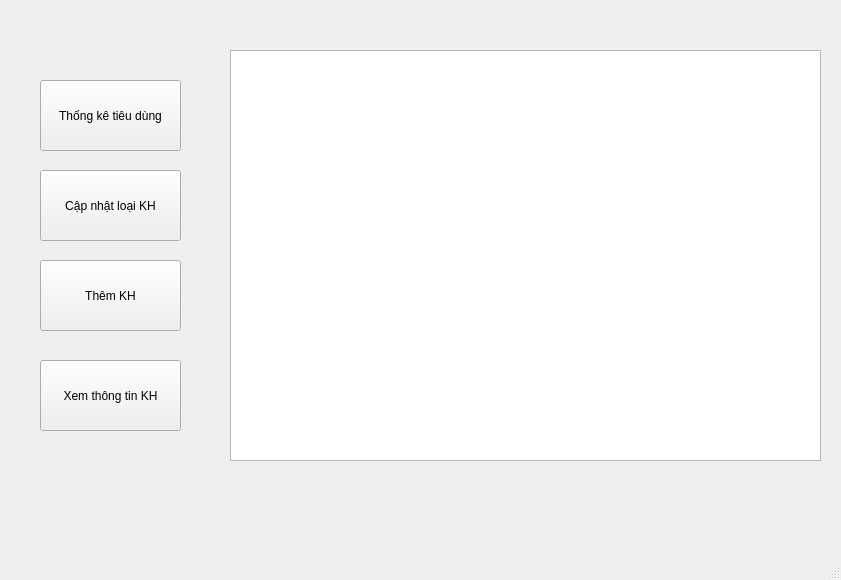
<?xml version="1.0" encoding="UTF-8"?>
<ui version="4.0">
 <class>MainWindow</class>
 <widget class="QMainWindow" name="MainWindow">
  <property name="geometry">
   <rect>
    <x>0</x>
    <y>0</y>
    <width>841</width>
    <height>580</height>
   </rect>
  </property>
  <property name="windowTitle">
   <string>MainWindow</string>
  </property>
  <widget class="QWidget" name="centralwidget">
   <widget class="QPushButton" name="select_btn">
    <property name="geometry">
     <rect>
      <x>40</x>
      <y>80</y>
      <width>141</width>
      <height>71</height>
     </rect>
    </property>
    <property name="text">
     <string>Thống kê tiêu dùng</string>
    </property>
   </widget>
   <widget class="QPushButton" name="update_btn">
    <property name="geometry">
     <rect>
      <x>40</x>
      <y>170</y>
      <width>141</width>
      <height>71</height>
     </rect>
    </property>
    <property name="text">
     <string>Cập nhật loại KH</string>
    </property>
   </widget>
   <widget class="QPushButton" name="insert_btn">
    <property name="geometry">
     <rect>
      <x>40</x>
      <y>260</y>
      <width>141</width>
      <height>71</height>
     </rect>
    </property>
    <property name="text">
     <string>Thêm KH</string>
    </property>
   </widget>
   <widget class="QTableWidget" name="tableWidget">
    <property name="geometry">
     <rect>
      <x>230</x>
      <y>50</y>
      <width>591</width>
      <height>411</height>
     </rect>
    </property>
    <property name="columnCount">
     <number>0</number>
    </property>
    <attribute name="horizontalHeaderDefaultSectionSize">
     <number>125</number>
    </attribute>
   </widget>
   <widget class="QPushButton" name="select_cus">
    <property name="geometry">
     <rect>
      <x>40</x>
      <y>360</y>
      <width>141</width>
      <height>71</height>
     </rect>
    </property>
    <property name="text">
     <string>Xem thông tin KH</string>
    </property>
   </widget>
  </widget>
  <widget class="QMenuBar" name="menubar">
   <property name="geometry">
    <rect>
     <x>0</x>
     <y>0</y>
     <width>841</width>
     <height>26</height>
    </rect>
   </property>
  </widget>
  <widget class="QStatusBar" name="statusbar"/>
 </widget>
 <resources/>
 <connections/>
</ui>
